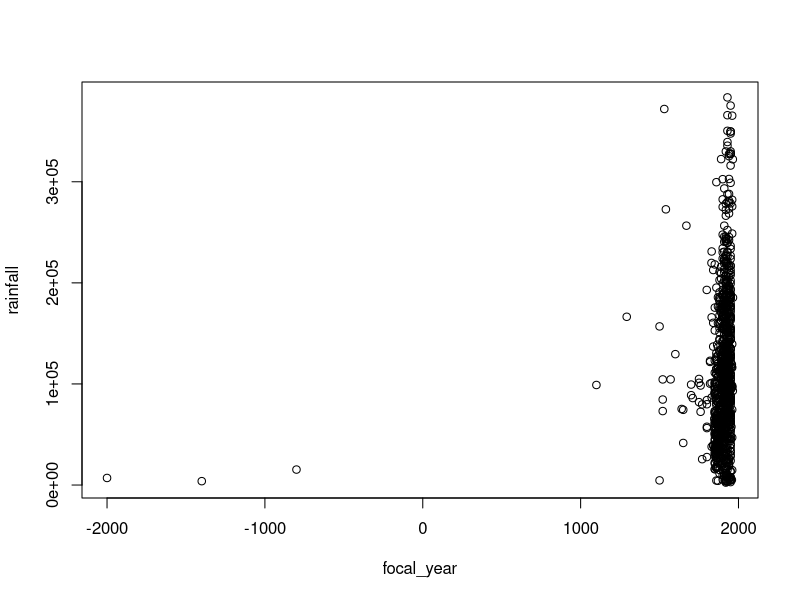
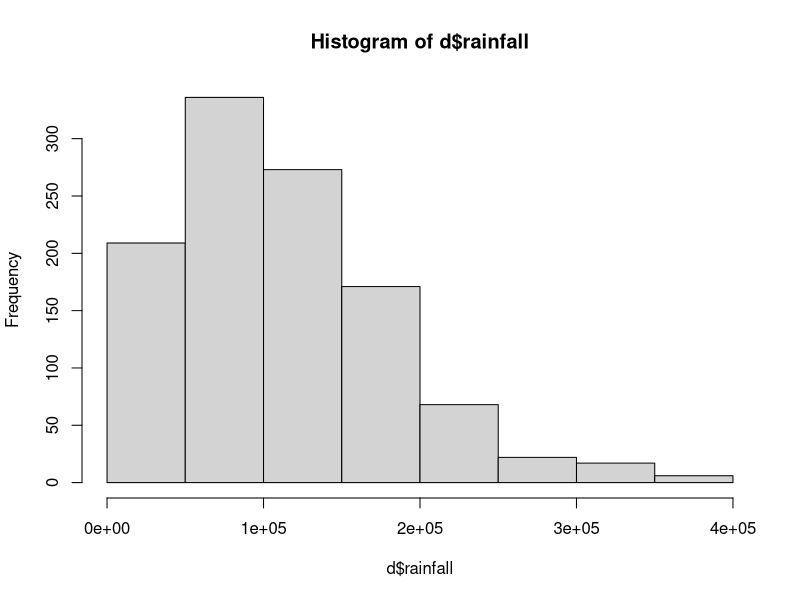
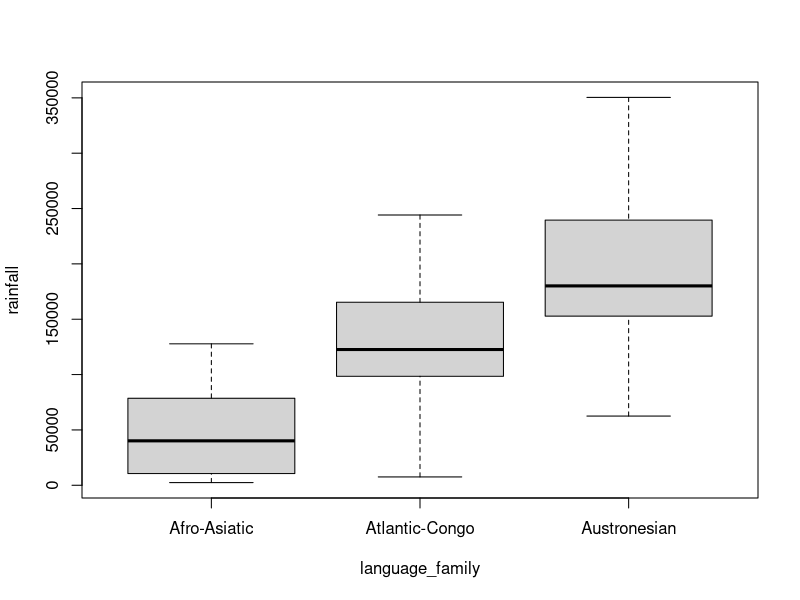

These charts were generated, in order, by the following R code:
## ---- chunk 1
# Remember to set your working directory!
# setwd( ... )

# Load data
d <- read.csv("../data/RoofShapeData.csv", stringsAsFactors = F)
rainfallData <- read.csv("../data/RainfallData_onlyComplete.csv", stringsAsFactors = F)

# Add the rainfall data into the main data source
d$rainfall <- rainfallData[match(d$society_id, rainfallData$society_id) , ]$code
## ---- chunk 2
d$roofShape <- d$code_label
## ---- chunk 3
mean(d$rainfall)
sd(d$rainfall)
max(d$rainfall)
min(d$rainfall)
## ---- chunk 4
table(d$roofShape)
## ---- chunk 5
d$flatRoof = d$roofShape == "Flat"
## ---- chunk 6
# Mean for flat rooves
mean(d[d$flatRoof==TRUE,]$rainfall)
# Mean for non-flat rooves
mean(d[d$flatRoof==FALSE,]$rainfall)
## ---- chunk 7
t.test(rainfall ~ flatRoof, data = d)
## ---- chunk 8
model1 = lm(rainfall ~ flatRoof + focal_year, data=d)
## ---- chunk 9
summary(model1)
## ---- chunk 10
rainfallByLangFam.SD <- tapply(d$rainfall, d$language_family, sd)
## ---- chunk 11
rainfallByLangFam.SD.sorted <- sort(rainfallByLangFam.SD, decreasing = TRUE)
head(rainfallByLangFam.SD.sorted)
## ---- chunk 12
x <- c(1,4,6,2,99,2)
max(x) - min(x)
## ---- chunk 13
rangeDiff <- function(x){
  r <- max(x) - min(x)
  return(r)
}
## ---- chunk 14
x <- c(1,4,6,2,99,2)
rangeDiff(x)
lotteryNums <- c(64,92,47,11)
rangeDiff(lotteryNums)
## ---- chunk 15
rainByLangFam.Range <- tapply(d$rainfall, d$language_family, rangeDiff)
rainByLangFam.Range.sorted <- sort(rainByLangFam.Range, decreasing = TRUE)
head(rainByLangFam.Range.sorted)
## ---- chunk 16
plot(rainfall ~ focal_year, data = d)
## ---- chunk 17
hist(d$rainfall)
## ---- chunk 18
# Make a data frame with just the data we want:
bigFamilies = c("Atlantic-Congo","Afro-Asiatic","Austronesian")
dx = d[d$language_family %in% bigFamilies,]
# Make boxplot
boxplot(rainfall ~ language_family, data = dx)
